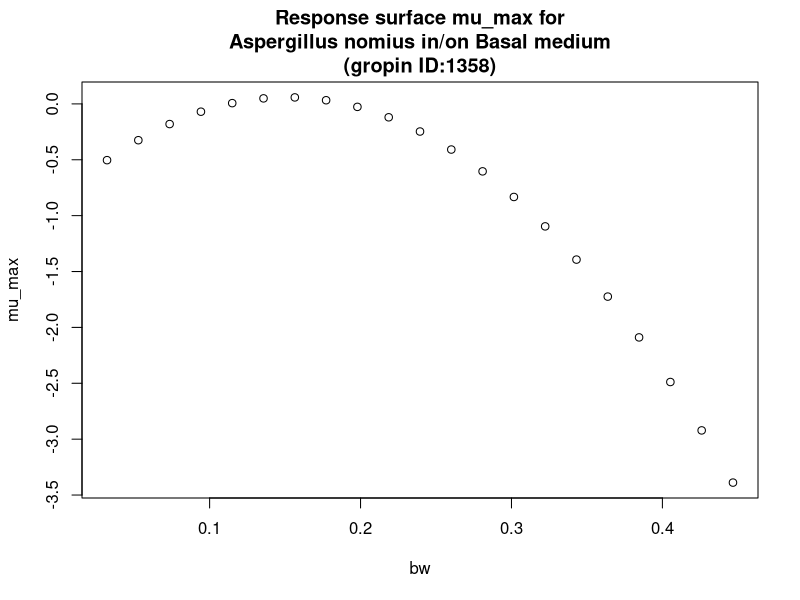

Recreate this plot in R.
#############################
# start of Parameter script
#############################
bw <- seq(0.032032,0.446753246753247,length.out=21)
#############################
# end of Parameter script
#############################
############################# 
# start of Model script Gropin ID 1358 
#############################
 
# constant coefficients for this model
 
variables <- data.frame(bw)
argumentsPar <- expand.grid(variables)
 
# heart of the model
response_surface <- function(bw) {
   mumax <-(-0.8461+11.960*bw-39.51*bw^2)

return(mumax=mumax)
} 

# output parameters
mumax <- cbind(argumentsPar,response_surface(argumentsPar['bw']))
colnames(mumax) <- c(colnames(argumentsPar),'mumax')
#############################
# End of Model script
#############################
############################# 
# start of Visualisation script Gropin ID 1358 
#############################
plot(bw,mumax$mumax,
                          xlab='bw',
                          ylab='mu_max',main='Response surface mu_max for
Aspergillus nomius in/on Basal medium
(gropin ID:1358)')
#############################
# End of Visualisation script
#############################
